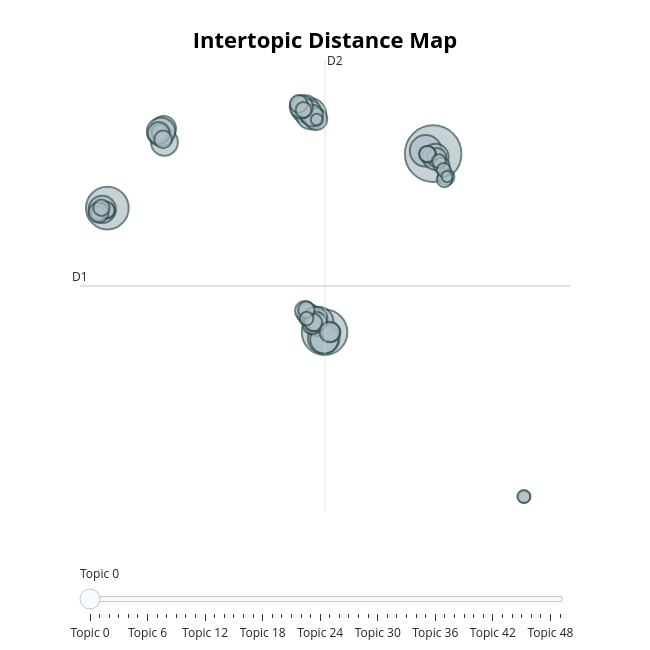

This figure's notebook cell:
### Code cell
fig2 = option2_topic_model_fast.visualize_topics()
fig2.show()

### Figure 1 — Plotly figure (JSON) as saved in the notebook; plotly's stock layout.template omitted (floating-point values rounded to 4 significant figures; data arrays with more than 128 entries replaced by an {"elided": "..."} marker saying what was removed)
{"data": [{"customdata": {"elided": "50x3 mixed values"}, "hovertemplate": "<b>Topic %{customdata[0]}</b><br>%{customdata[1]}<br>Size: %{customdata[2]}", "legendgroup": "", "marker": {"color": "#B0BEC5", "line": {"color": "DarkSlateGrey", "width": 2}, "size": [297, 169, 192, 93, 92, 82, 73, 70, 67, 87, 63, 57, 75, 69, 52, 46, 44, 46, 36, 34, 37, 50, 32, 55, 35, 29, 26, 29, 25, 39, 25, 25, 22, 24, 23, 19, 45, 25, 18, 26, 18, 18, 37, 29, 25, 13, 16, 12, 13, 17], "sizemode": "area", "sizeref": 0.1856, "symbol": "circle"}, "mode": "markers", "name": "", "orientation": "v", "showlegend": false, "type": "scatter", "x": [19.76, -10.25, 9.758, 19.07, 9.68, 9.198, 9.727, 7.965, -4.99, 8.504, 19.97, -5.069, -5.303, -10.72, 8.384, 8.974, 8.611, 8.304, 8.635, 20.09, 7.958, 7.612, 10.37, 8.896, 9.035, 8.715, 19.25, 7.373, -5.412, 10.24, 20.96, 19.22, 20.8, 20.53, 7.816, -10.19, -5.508, 8.079, 20.28, -10.35, -11.1, 20.73, -11.06, -5.114, -10.79, 28.14, 28.11, 21.04, 9.033, 8.103], "xaxis": "x", "y": [16.31, 12.65, 4.295, 16.5, 3.904, 5.015, 3.817, 19.31, 17.07, 18.98, 16.09, 18.01, 17.77, 12.56, 19.11, 18.63, 18.86, 5.473, 4.841, 16.04, 5.736, 19.46, 4.294, 5.19, 5.002, 4.957, 16.25, 19.65, 17.73, 4.312, 14.75, 16.29, 14.57, 15.51, 19.25, 12.44, 17.69, 5.811, 15.8, 12.52, 12.29, 15.21, 12.35, 17.26, 12.67, -6.768, -6.741, 14.77, 18.59, 5.217], "yaxis": "y"}], "layout": {"annotations": [{"showarrow": false, "text": "D1", "x": -12.77, "y": 7.409, "yshift": 10}, {"showarrow": false, "text": "D2", "x": 9.796, "xshift": 10, "y": 22.6}], "height": 650, "hoverlabel": {"bgcolor": "white", "font": {"family": "Rockwell", "size": 16}}, "legend": {"itemsizing": "constant", "tracegroupgap": 0}, "margin": {"t": 60}, "shapes": [{"line": {"color": "#CFD8DC", "width": 2}, "type": "line", "x0": 9.796, "x1": 9.796, "y0": -7.784, "y1": 22.6}, {"line": {"color": "#9E9E9E", "width": 2}, "type": "line", "x0": -12.77, "x1": 32.36, "y0": 7.409, "y1": 7.409}], "sliders": [{"active": 0, "pad": {"t": 50}, "steps": [{"args": [{"marker.color": [["red", "#B0BEC5", "#B0BEC5", "#B0BEC5", "#B0BEC5", "#B0BEC5", "#B0BEC5", "#B0BEC5", "#B0BEC5", "#B0BEC5", "#B0BEC5", "#B0BEC5", "#B0BEC5", "#B0BEC5", "#B0BEC5", "#B0BEC5", "#B0BEC5", "#B0BEC5", "#B0BEC5", "#B0BEC5", "#B0BEC5", "#B0BEC5", "#B0BEC5", "#B0BEC5", "#B0BEC5", "#B0BEC5", "#B0BEC5", "#B0BEC5", "#B0BEC5", "#B0BEC5", "#B0BEC5", "#B0BEC5", "#B0BEC5", "#B0BEC5", "#B0BEC5", "#B0BEC5", "#B0BEC5", "#B0BEC5", "#B0BEC5", "#B0BEC5", "#B0BEC5", "#B0BEC5", "#B0BEC5", "#B0BEC5", "#B0BEC5", "#B0BEC5", "#B0BEC5", "#B0BEC5", "#B0BEC5", "#B0BEC5"]]}], "label": "Topic 0", "method": "update"}, {"args": [{"marker.color": [["#B0BEC5", "red", "#B0BEC5", "#B0BEC5", "#B0BEC5", "#B0BEC5", "#B0BEC5", "#B0BEC5", "#B0BEC5", "#B0BEC5", "#B0BEC5", "#B0BEC5", "#B0BEC5", "#B0BEC5", "#B0BEC5", "#B0BEC5", "#B0BEC5", "#B0BEC5", "#B0BEC5", "#B0BEC5", "#B0BEC5", "#B0BEC5", "#B0BEC5", "#B0BEC5", "#B0BEC5", "#B0BEC5", "#B0BEC5", "#B0BEC5", "#B0BEC5", "#B0BEC5", "#B0BEC5", "#B0BEC5", "#B0BEC5", "#B0BEC5", "#B0BEC5", "#B0BEC5", "#B0BEC5", "#B0BEC5", "#B0BEC5", "#B0BEC5", "#B0BEC5", "#B0BEC5", "#B0BEC5", "#B0BEC5", "#B0BEC5", "#B0BEC5", "#B0BEC5", "#B0BEC5", "#B0BEC5", "#B0BEC5"]]}], "label": "Topic 1", "method": "update"}, {"args": [{"marker.color": [["#B0BEC5", "#B0BEC5", "red", "#B0BEC5", "#B0BEC5", "#B0BEC5", "#B0BEC5", "#B0BEC5", "#B0BEC5", "#B0BEC5", "#B0BEC5", "#B0BEC5", "#B0BEC5", "#B0BEC5", "#B0BEC5", "#B0BEC5", "#B0BEC5", "#B0BEC5", "#B0BEC5", "#B0BEC5", "#B0BEC5", "#B0BEC5", "#B0BEC5", "#B0BEC5", "#B0BEC5", "#B0BEC5", "#B0BEC5", "#B0BEC5", "#B0BEC5", "#B0BEC5", "#B0BEC5", "#B0BEC5", "#B0BEC5", "#B0BEC5", "#B0BEC5", "#B0BEC5", "#B0BEC5", "#B0BEC5", "#B0BEC5", "#B0BEC5", "#B0BEC5", "#B0BEC5", "#B0BEC5", "#B0BEC5", "#B0BEC5", "#B0BEC5", "#B0BEC5", "#B0BEC5", "#B0BEC5", "#B0BEC5"]]}], "label": "Topic 2", "method": "update"}, {"args": [{"marker.color": [["#B0BEC5", "#B0BEC5", "#B0BEC5", "red", "#B0BEC5", "#B0BEC5", "#B0BEC5", "#B0BEC5", "#B0BEC5", "#B0BEC5", "#B0BEC5", "#B0BEC5", "#B0BEC5", "#B0BEC5", "#B0BEC5", "#B0BEC5", "#B0BEC5", "#B0BEC5", "#B0BEC5", "#B0BEC5", "#B0BEC5", "#B0BEC5", "#B0BEC5", "#B0BEC5", "#B0BEC5", "#B0BEC5", "#B0BEC5", "#B0BEC5", "#B0BEC5", "#B0BEC5", "#B0BEC5", "#B0BEC5", "#B0BEC5", "#B0BEC5", "#B0BEC5", "#B0BEC5", "#B0BEC5", "#B0BEC5", "#B0BEC5", "#B0BEC5", "#B0BEC5", "#B0BEC5", "#B0BEC5", "#B0BEC5", "#B0BEC5", "#B0BEC5", "#B0BEC5", "#B0BEC5", "#B0BEC5", "#B0BEC5"]]}], "label": "Topic 3", "method": "update"}, {"args": [{"marker.color": [["#B0BEC5", "#B0BEC5", "#B0BEC5", "#B0BEC5", "red", "#B0BEC5", "#B0BEC5", "#B0BEC5", "#B0BEC5", "#B0BEC5", "#B0BEC5", "#B0BEC5", "#B0BEC5", "#B0BEC5", "#B0BEC5", "#B0BEC5", "#B0BEC5", "#B0BEC5", "#B0BEC5", "#B0BEC5", "#B0BEC5", "#B0BEC5", "#B0BEC5", "#B0BEC5", "#B0BEC5", "#B0BEC5", "#B0BEC5", "#B0BEC5", "#B0BEC5", "#B0BEC5", "#B0BEC5", "#B0BEC5", "#B0BEC5", "#B0BEC5", "#B0BEC5", "#B0BEC5", "#B0BEC5", "#B0BEC5", "#B0BEC5", "#B0BEC5", "#B0BEC5", "#B0BEC5", "#B0BEC5", "#B0BEC5", "#B0BEC5", "#B0BEC5", "#B0BEC5", "#B0BEC5", "#B0BEC5", "#B0BEC5"]]}], "label": "Topic 4", "method": "update"}, {"args": [{"marker.color": [["#B0BEC5", "#B0BEC5", "#B0BEC5", "#B0BEC5", "#B0BEC5", "red", "#B0BEC5", "#B0BEC5", "#B0BEC5", "#B0BEC5", "#B0BEC5", "#B0BEC5", "#B0BEC5", "#B0BEC5", "#B0BEC5", "#B0BEC5", "#B0BEC5", "#B0BEC5", "#B0BEC5", "#B0BEC5", "#B0BEC5", "#B0BEC5", "#B0BEC5", "#B0BEC5", "#B0BEC5", "#B0BEC5", "#B0BEC5", "#B0BEC5", "#B0BEC5", "#B0BEC5", "#B0BEC5", "#B0BEC5", "#B0BEC5", "#B0BEC5", "#B0BEC5", "#B0BEC5", "#B0BEC5", "#B0BEC5", "#B0BEC5", "#B0BEC5", "#B0BEC5", "#B0BEC5", "#B0BEC5", "#B0BEC5", "#B0BEC5", "#B0BEC5", "#B0BEC5", "#B0BEC5", "#B0BEC5", "#B0BEC5"]]}], "label": "Topic 5", "method": "update"}, {"args": [{"marker.color": [["#B0BEC5", "#B0BEC5", "#B0BEC5", "#B0BEC5", "#B0BEC5", "#B0BEC5", "red", "#B0BEC5", "#B0BEC5", "#B0BEC5", "#B0BEC5", "#B0BEC5", "#B0BEC5", "#B0BEC5", "#B0BEC5", "#B0BEC5", "#B0BEC5", "#B0BEC5", "#B0BEC5", "#B0BEC5", "#B0BEC5", "#B0BEC5", "#B0BEC5", "#B0BEC5", "#B0BEC5", "#B0BEC5", "#B0BEC5", "#B0BEC5", "#B0BEC5", "#B0BEC5", "#B0BEC5", "#B0BEC5", "#B0BEC5", "#B0BEC5", "#B0BEC5", "#B0BEC5", "#B0BEC5", "#B0BEC5", "#B0BEC5", "#B0BEC5", "#B0BEC5", "#B0BEC5", "#B0BEC5", "#B0BEC5", "#B0BEC5", "#B0BEC5", "#B0BEC5", "#B0BEC5", "#B0BEC5", "#B0BEC5"]]}], "label": "Topic 6", "method": "update"}, {"args": [{"marker.color": [["#B0BEC5", "#B0BEC5", "#B0BEC5", "#B0BEC5", "#B0BEC5", "#B0BEC5", "#B0BEC5", "red", "#B0BEC5", "#B0BEC5", "#B0BEC5", "#B0BEC5", "#B0BEC5", "#B0BEC5", "#B0BEC5", "#B0BEC5", "#B0BEC5", "#B0BEC5", "#B0BEC5", "#B0BEC5", "#B0BEC5", "#B0BEC5", "#B0BEC5", "#B0BEC5", "#B0BEC5", "#B0BEC5", "#B0BEC5", "#B0BEC5", "#B0BEC5", "#B0BEC5", "#B0BEC5", "#B0BEC5", "#B0BEC5", "#B0BEC5", "#B0BEC5", "#B0BEC5", "#B0BEC5", "#B0BEC5", "#B0BEC5", "#B0BEC5", "#B0BEC5", "#B0BEC5", "#B0BEC5", "#B0BEC5", "#B0BEC5", "#B0BEC5", "#B0BEC5", "#B0BEC5", "#B0BEC5", "#B0BEC5"]]}], "label": "Topic 7", "method": "update"}, {"args": [{"marker.color": [["#B0BEC5", "#B0BEC5", "#B0BEC5", "#B0BEC5", "#B0BEC5", "#B0BEC5", "#B0BEC5", "#B0BEC5", "red", "#B0BEC5", "#B0BEC5", "#B0BEC5", "#B0BEC5", "#B0BEC5", "#B0BEC5", "#B0BEC5", "#B0BEC5", "#B0BEC5", "#B0BEC5", "#B0BEC5", "#B0BEC5", "#B0BEC5", "#B0BEC5", "#B0BEC5", "#B0BEC5", "#B0BEC5", "#B0BEC5", "#B0BEC5", "#B0BEC5", "#B0BEC5", "#B0BEC5", "#B0BEC5", "#B0BEC5", "#B0BEC5", "#B0BEC5", "#B0BEC5", "#B0BEC5", "#B0BEC5", "#B0BEC5", "#B0BEC5", "#B0BEC5", "#B0BEC5", "#B0BEC5", "#B0BEC5", "#B0BEC5", "#B0BEC5", "#B0BEC5", "#B0BEC5", "#B0BEC5", "#B0BEC5"]]}], "label": "Topic 8", "method": "update"}, {"args": [{"marker.color": [["#B0BEC5", "#B0BEC5", "#B0BEC5", "#B0BEC5", "#B0BEC5", "#B0BEC5", "#B0BEC5", "#B0BEC5", "#B0BEC5", "red", "#B0BEC5", "#B0BEC5", "#B0BEC5", "#B0BEC5", "#B0BEC5", "#B0BEC5", "#B0BEC5", "#B0BEC5", "#B0BEC5", "#B0BEC5", "#B0BEC5", "#B0BEC5", "#B0BEC5", "#B0BEC5", "#B0BEC5", "#B0BEC5", "#B0BEC5", "#B0BEC5", "#B0BEC5", "#B0BEC5", "#B0BEC5", "#B0BEC5", "#B0BEC5", "#B0BEC5", "#B0BEC5", "#B0BEC5", "#B0BEC5", "#B0BEC5", "#B0BEC5", "#B0BEC5", "#B0BEC5", "#B0BEC5", "#B0BEC5", "#B0BEC5", "#B0BEC5", "#B0BEC5", "#B0BEC5", "#B0BEC5", "#B0BEC5", "#B0BEC5"]]}], "label": "Topic 9", "method": "update"}, {"args": [{"marker.color": [["#B0BEC5", "#B0BEC5", "#B0BEC5", "#B0BEC5", "#B0BEC5", "#B0BEC5", "#B0BEC5", "#B0BEC5", "#B0BEC5", "#B0BEC5", "red", "#B0BEC5", "#B0BEC5", "#B0BEC5", "#B0BEC5", "#B0BEC5", "#B0BEC5", "#B0BEC5", "#B0BEC5", "#B0BEC5", "#B0BEC5", "#B0BEC5", "#B0BEC5", "#B0BEC5", "#B0BEC5", "#B0BEC5", "#B0BEC5", "#B0BEC5", "#B0BEC5", "#B0BEC5", "#B0BEC5", "#B0BEC5", "#B0BEC5", "#B0BEC5", "#B0BEC5", "#B0BEC5", "#B0BEC5", "#B0BEC5", "#B0BEC5", "#B0BEC5", "#B0BEC5", "#B0BEC5", "#B0BEC5", "#B0BEC5", "#B0BEC5", "#B0BEC5", "#B0BEC5", "#B0BEC5", "#B0BEC5", "#B0BEC5"]]}], "label": "Topic 10", "method": "update"}, {"args": [{"marker.color": [["#B0BEC5", "#B0BEC5", "#B0BEC5", "#B0BEC5", "#B0BEC5", "#B0BEC5", "#B0BEC5", "#B0BEC5", "#B0BEC5", "#B0BEC5", "#B0BEC5", "red", "#B0BEC5", "#B0BEC5", "#B0BEC5", "#B0BEC5", "#B0BEC5", "#B0BEC5", "#B0BEC5", "#B0BEC5", "#B0BEC5", "#B0BEC5", "#B0BEC5", "#B0BEC5", "#B0BEC5", "#B0BEC5", "#B0BEC5", "#B0BEC5", "#B0BEC5", "#B0BEC5", "#B0BEC5", "#B0BEC5", "#B0BEC5", "#B0BEC5", "#B0BEC5", "#B0BEC5", "#B0BEC5", "#B0BEC5", "#B0BEC5", "#B0BEC5", "#B0BEC5", "#B0BEC5", "#B0BEC5", "#B0BEC5", "#B0BEC5", "#B0BEC5", "#B0BEC5", "#B0BEC5", "#B0BEC5", "#B0BEC5"]]}], "label": "Topic 11", "method": "update"}, {"args": [{"marker.color": [["#B0BEC5", "#B0BEC5", "#B0BEC5", "#B0BEC5", "#B0BEC5", "#B0BEC5", "#B0BEC5", "#B0BEC5", "#B0BEC5", "#B0BEC5", "#B0BEC5", "#B0BEC5", "red", "#B0BEC5", "#B0BEC5", "#B0BEC5", "#B0BEC5", "#B0BEC5", "#B0BEC5", "#B0BEC5", "#B0BEC5", "#B0BEC5", "#B0BEC5", "#B0BEC5", "#B0BEC5", "#B0BEC5", "#B0BEC5", "#B0BEC5", "#B0BEC5", "#B0BEC5", "#B0BEC5", "#B0BEC5", "#B0BEC5", "#B0BEC5", "#B0BEC5", "#B0BEC5", "#B0BEC5", "#B0BEC5", "#B0BEC5", "#B0BEC5", "#B0BEC5", "#B0BEC5", "#B0BEC5", "#B0BEC5", "#B0BEC5", "#B0BEC5", "#B0BEC5", "#B0BEC5", "#B0BEC5", "#B0BEC5"]]}], "label": "Topic 12", "method": "update"}, {"args": [{"marker.color": [["#B0BEC5", "#B0BEC5", "#B0BEC5", "#B0BEC5", "#B0BEC5", "#B0BEC5", "#B0BEC5", "#B0BEC5", "#B0BEC5", "#B0BEC5", "#B0BEC5", "#B0BEC5", "#B0BEC5", "red", "#B0BEC5", "#B0BEC5", "#B0BEC5", "#B0BEC5", "#B0BEC5", "#B0BEC5", "#B0BEC5", "#B0BEC5", "#B0BEC5", "#B0BEC5", "#B0BEC5", "#B0BEC5", "#B0BEC5", "#B0BEC5", "#B0BEC5", "#B0BEC5", "#B0BEC5", "#B0BEC5", "#B0BEC5", "#B0BEC5", "#B0BEC5", "#B0BEC5", "#B0BEC5", "#B0BEC5", "#B0BEC5", "#B0BEC5", "#B0BEC5", "#B0BEC5", "#B0BEC5", "#B0BEC5", "#B0BEC5", "#B0BEC5", "#B0BEC5", "#B0BEC5", "#B0BEC5", "#B0BEC5"]]}], "label": "Topic 13", "method": "update"}, {"args": [{"marker.color": [["#B0BEC5", "#B0BEC5", "#B0BEC5", "#B0BEC5", "#B0BEC5", "#B0BEC5", "#B0BEC5", "#B0BEC5", "#B0BEC5", "#B0BEC5", "#B0BEC5", "#B0BEC5", "#B0BEC5", "#B0BEC5", "red", "#B0BEC5", "#B0BEC5", "#B0BEC5", "#B0BEC5", "#B0BEC5", "#B0BEC5", "#B0BEC5", "#B0BEC5", "#B0BEC5", "#B0BEC5", "#B0BEC5", "#B0BEC5", "#B0BEC5", "#B0BEC5", "#B0BEC5", "#B0BEC5", "#B0BEC5", "#B0BEC5", "#B0BEC5", "#B0BEC5", "#B0BEC5", "#B0BEC5", "#B0BEC5", "#B0BEC5", "#B0BEC5", "#B0BEC5", "#B0BEC5", "#B0BEC5", "#B0BEC5", "#B0BEC5", "#B0BEC5", "#B0BEC5", "#B0BEC5", "#B0BEC5", "#B0BEC5"]]}], "label": "Topic 14", "method": "update"}, {"args": [{"marker.color": [["#B0BEC5", "#B0BEC5", "#B0BEC5", "#B0BEC5", "#B0BEC5", "#B0BEC5", "#B0BEC5", "#B0BEC5", "#B0BEC5", "#B0BEC5", "#B0BEC5", "#B0BEC5", "#B0BEC5", "#B0BEC5", "#B0BEC5", "red", "#B0BEC5", "#B0BEC5", "#B0BEC5", "#B0BEC5", "#B0BEC5", "#B0BEC5", "#B0BEC5", "#B0BEC5", "#B0BEC5", "#B0BEC5", "#B0BEC5", "#B0BEC5", "#B0BEC5", "#B0BEC5", "#B0BEC5", "#B0BEC5", "#B0BEC5", "#B0BEC5", "#B0BEC5", "#B0BEC5", "#B0BEC5", "#B0BEC5", "#B0BEC5", "#B0BEC5", "#B0BEC5", "#B0BEC5", "#B0BEC5", "#B0BEC5", "#B0BEC5", "#B0BEC5", "#B0BEC5", "#B0BEC5", "#B0BEC5", "#B0BEC5"]]}], "label": "Topic 15", "method": "update"}, {"args": [{"marker.color": [["#B0BEC5", "#B0BEC5", "#B0BEC5", "#B0BEC5", "#B0BEC5", "#B0BEC5", "#B0BEC5", "#B0BEC5", "#B0BEC5", "#B0BEC5", "#B0BEC5", "#B0BEC5", "#B0BEC5", "#B0BEC5", "#B0BEC5", "#B0BEC5", "red", "#B0BEC5", "#B0BEC5", "#B0BEC5", "#B0BEC5", "#B0BEC5", "#B0BEC5", "#B0BEC5", "#B0BEC5", "#B0BEC5", "#B0BEC5", "#B0BEC5", "#B0BEC5", "#B0BEC5", "#B0BEC5", "#B0BEC5", "#B0BEC5", "#B0BEC5", "#B0BEC5", "#B0BEC5", "#B0BEC5", "#B0BEC5", "#B0BEC5", "#B0BEC5", "#B0BEC5", "#B0BEC5", "#B0BEC5", "#B0BEC5", "#B0BEC5", "#B0BEC5", "#B0BEC5", "#B0BEC5", "#B0BEC5", "#B0BEC5"]]}], "label": "Topic 16", "method": "update"}, {"args": [{"marker.color": [["#B0BEC5", "#B0BEC5", "#B0BEC5", "#B0BEC5", "#B0BEC5", "#B0BEC5", "#B0BEC5", "#B0BEC5", "#B0BEC5", "#B0BEC5", "#B0BEC5", "#B0BEC5", "#B0BEC5", "#B0BEC5", "#B0BEC5", "#B0BEC5", "#B0BEC5", "red", "#B0BEC5", "#B0BEC5", "#B0BEC5", "#B0BEC5", "#B0BEC5", "#B0BEC5", "#B0BEC5", "#B0BEC5", "#B0BEC5", "#B0BEC5", "#B0BEC5", "#B0BEC5", "#B0BEC5", "#B0BEC5", "#B0BEC5", "#B0BEC5", "#B0BEC5", "#B0BEC5", "#B0BEC5", "#B0BEC5", "#B0BEC5", "#B0BEC5", "#B0BEC5", "#B0BEC5", "#B0BEC5", "#B0BEC5", "#B0BEC5", "#B0BEC5", "#B0BEC5", "#B0BEC5", "#B0BEC5", "#B0BEC5"]]}], "label": "Topic 17", "method": "update"}, {"args": [{"marker.color": [["#B0BEC5", "#B0BEC5", "#B0BEC5", "#B0BEC5", "#B0BEC5", "#B0BEC5", "#B0BEC5", "#B0BEC5", "#B0BEC5", "#B0BEC5", "#B0BEC5", "#B0BEC5", "#B0BEC5", "#B0BEC5", "#B0BEC5", "#B0BEC5", "#B0BEC5", "#B0BEC5", "red", "#B0BEC5", "#B0BEC5", "#B0BEC5", "#B0BEC5", "#B0BEC5", "#B0BEC5", "#B0BEC5", "#B0BEC5", "#B0BEC5", "#B0BEC5", "#B0BEC5", "#B0BEC5", "#B0BEC5", "#B0BEC5", "#B0BEC5", "#B0BEC5", "#B0BEC5", "#B0BEC5", "#B0BEC5", "#B0BEC5", "#B0BEC5", "#B0BEC5", "#B0BEC5", "#B0BEC5", "#B0BEC5", "#B0BEC5", "#B0BEC5", "#B0BEC5", "#B0BEC5", "#B0BEC5", "#B0BEC5"]]}], "label": "Topic 18", "method": "update"}, {"args": [{"marker.color": [["#B0BEC5", "#B0BEC5", "#B0BEC5", "#B0BEC5", "#B0BEC5", "#B0BEC5", "#B0BEC5", "#B0BEC5", "#B0BEC5", "#B0BEC5", "#B0BEC5", "#B0BEC5", "#B0BEC5", "#B0BEC5", "#B0BEC5", "#B0BEC5", "#B0BEC5", "#B0BEC5", "#B0BEC5", "red", "#B0BEC5", "#B0BEC5", "#B0BEC5", "#B0BEC5", "#B0BEC5", "#B0BEC5", "#B0BEC5", "#B0BEC5", "#B0BEC5", "#B0BEC5", "#B0BEC5", "#B0BEC5", "#B0BEC5", "#B0BEC5", "#B0BEC5", "#B0BEC5", "#B0BEC5", "#B0BEC5", "#B0BEC5", "#B0BEC5", "#B0BEC5", "#B0BEC5", "#B0BEC5", "#B0BEC5", "#B0BEC5", "#B0BEC5", "#B0BEC5", "#B0BEC5", "#B0BEC5", "#B0BEC5"]]}], "label": "Topic 19", "method": "update"}, {"args": [{"marker.color": [["#B0BEC5", "#B0BEC5", "#B0BEC5", "#B0BEC5", "#B0BEC5", "#B0BEC5", "#B0BEC5", "#B0BEC5", "#B0BEC5", "#B0BEC5", "#B0BEC5", "#B0BEC5", "#B0BEC5", "#B0BEC5", "#B0BEC5", "#B0BEC5", "#B0BEC5", "#B0BEC5", "#B0BEC5", "#B0BEC5", "red", "#B0BEC5", "#B0BEC5", "#B0BEC5", "#B0BEC5", "#B0BEC5", "#B0BEC5", "#B0BEC5", "#B0BEC5", "#B0BEC5", "#B0BEC5", "#B0BEC5", "#B0BEC5", "#B0BEC5", "#B0BEC5", "#B0BEC5", "#B0BEC5", "#B0BEC5", "#B0BEC5", "#B0BEC5", "#B0BEC5", "#B0BEC5", "#B0BEC5", "#B0BEC5", "#B0BEC5", "#B0BEC5", "#B0BEC5", "#B0BEC5", "#B0BEC5", "#B0BEC5"]]}], "label": "Topic 20", "method": "update"}, {"args": [{"marker.color": [["#B0BEC5", "#B0BEC5", "#B0BEC5", "#B0BEC5", "#B0BEC5", "#B0BEC5", "#B0BEC5", "#B0BEC5", "#B0BEC5", "#B0BEC5", "#B0BEC5", "#B0BEC5", "#B0BEC5", "#B0BEC5", "#B0BEC5", "#B0BEC5", "#B0BEC5", "#B0BEC5", "#B0BEC5", "#B0BEC5", "#B0BEC5", "red", "#B0BEC5", "#B0BEC5", "#B0BEC5", "#B0BEC5", "#B0BEC5", "#B0BEC5", "#B0BEC5", "#B0BEC5", "#B0BEC5", "#B0BEC5", "#B0BEC5", "#B0BEC5", "#B0BEC5", "#B0BEC5", "#B0BEC5", "#B0BEC5", "#B0BEC5", "#B0BEC5", "#B0BEC5", "#B0BEC5", "#B0BEC5", "#B0BEC5", "#B0BEC5", "#B0BEC5", "#B0BEC5", "#B0BEC5", "#B0BEC5", "#B0BEC5"]]}], "label": "Topic 21", "method": "update"}, {"args": [{"marker.color": [["#B0BEC5", "#B0BEC5", "#B0BEC5", "#B0BEC5", "#B0BEC5", "#B0BEC5", "#B0BEC5", "#B0BEC5", "#B0BEC5", "#B0BEC5", "#B0BEC5", "#B0BEC5", "#B0BEC5", "#B0BEC5", "#B0BEC5", "#B0BEC5", "#B0BEC5", "#B0BEC5", "#B0BEC5", "#B0BEC5", "#B0BEC5", "#B0BEC5", "red", "#B0BEC5", "#B0BEC5", "#B0BEC5", "#B0BEC5", "#B0BEC5", "#B0BEC5", "#B0BEC5", "#B0BEC5", "#B0BEC5", "#B0BEC5", "#B0BEC5", "#B0BEC5", "#B0BEC5", "#B0BEC5", "#B0BEC5", "#B0BEC5", "#B0BEC5", "#B0BEC5", "#B0BEC5", "#B0BEC5", "#B0BEC5", "#B0BEC5", "#B0BEC5", "#B0BEC5", "#B0BEC5", "#B0BEC5", "#B0BEC5"]]}], "label": "Topic 22", "method": "update"}, {"args": [{"marker.color": [["#B0BEC5", "#B0BEC5", "#B0BEC5", "#B0BEC5", "#B0BEC5", "#B0BEC5", "#B0BEC5", "#B0BEC5", "#B0BEC5", "#B0BEC5", "#B0BEC5", "#B0BEC5", "#B0BEC5", "#B0BEC5", "#B0BEC5", "#B0BEC5", "#B0BEC5", "#B0BEC5", "#B0BEC5", "#B0BEC5", "#B0BEC5", "#B0BEC5", "#B0BEC5", "red", "#B0BEC5", "#B0BEC5", "#B0BEC5", "#B0BEC5", "#B0BEC5", "#B0BEC5", "#B0BEC5", "#B0BEC5", "#B0BEC5", "#B0BEC5", "#B0BEC5", "#B0BEC5", "#B0BEC5", "#B0BEC5", "#B0BEC5", "#B0BEC5", "#B0BEC5", "#B0BEC5", "#B0BEC5", "#B0BEC5", "#B0BEC5", "#B0BEC5", "#B0BEC5", "#B0BEC5", "#B0BEC5", "#B0BEC5"]]}], "label": "Topic 23", "method": "update"}, {"args": [{"marker.color": [["#B0BEC5", "#B0BEC5", "#B0BEC5", "#B0BEC5", "#B0BEC5", "#B0BEC5", "#B0BEC5", "#B0BEC5", "#B0BEC5", "#B0BEC5", "#B0BEC5", "#B0BEC5", "#B0BEC5", "#B0BEC5", "#B0BEC5", "#B0BEC5", "#B0BEC5", "#B0BEC5", "#B0BEC5", "#B0BEC5", "#B0BEC5", "#B0BEC5", "#B0BEC5", "#B0BEC5", "red", "#B0BEC5", "#B0BEC5", "#B0BEC5", "#B0BEC5", "#B0BEC5", "#B0BEC5", "#B0BEC5", "#B0BEC5", "#B0BEC5", "#B0BEC5", "#B0BEC5", "#B0BEC5", "#B0BEC5", "#B0BEC5", "#B0BEC5", "#B0BEC5", "#B0BEC5", "#B0BEC5", "#B0BEC5", "#B0BEC5", "#B0BEC5", "#B0BEC5", "#B0BEC5", "#B0BEC5", "#B0BEC5"]]}], "label": "Topic 24", "method": "update"}, {"args": [{"marker.color": [["#B0BEC5", "#B0BEC5", "#B0BEC5", "#B0BEC5", "#B0BEC5", "#B0BEC5", "#B0BEC5", "#B0BEC5", "#B0BEC5", "#B0BEC5", "#B0BEC5", "#B0BEC5", "#B0BEC5", "#B0BEC5", "#B0BEC5", "#B0BEC5", "#B0BEC5", "#B0BEC5", "#B0BEC5", "#B0BEC5", "#B0BEC5", "#B0BEC5", "#B0BEC5", "#B0BEC5", "#B0BEC5", "red", "#B0BEC5", "#B0BEC5", "#B0BEC5", "#B0BEC5", "#B0BEC5", "#B0BEC5", "#B0BEC5", "#B0BEC5", "#B0BEC5", "#B0BEC5", "#B0BEC5", "#B0BEC5", "#B0BEC5", "#B0BEC5", "#B0BEC5", "#B0BEC5", "#B0BEC5", "#B0BEC5", "#B0BEC5", "#B0BEC5", "#B0BEC5", "#B0BEC5", "#B0BEC5", "#B0BEC5"]]}], "label": "Topic 25", "method": "update"}, {"args": [{"marker.color": [["#B0BEC5", "#B0BEC5", "#B0BEC5", "#B0BEC5", "#B0BEC5", "#B0BEC5", "#B0BEC5", "#B0BEC5", "#B0BEC5", "#B0BEC5", "#B0BEC5", "#B0BEC5", "#B0BEC5", "#B0BEC5", "#B0BEC5", "#B0BEC5", "#B0BEC5", "#B0BEC5", "#B0BEC5", "#B0BEC5", "#B0BEC5", "#B0BEC5", "#B0BEC5", "#B0BEC5", "#B0BEC5", "#B0BEC5", "red", "#B0BEC5", "#B0BEC5", "#B0BEC5", "#B0BEC5", "#B0BEC5", "#B0BEC5", "#B0BEC5", "#B0BEC5", "#B0BEC5", "#B0BEC5", "#B0BEC5", "#B0BEC5", "#B0BEC5", "#B0BEC5", "#B0BEC5", "#B0BEC5", "#B0BEC5", "#B0BEC5", "#B0BEC5", "#B0BEC5", "#B0BEC5", "#B0BEC5", "#B0BEC5"]]}], "label": "Topic 26", "method": "update"}, {"args": [{"marker.color": [["#B0BEC5", "#B0BEC5", "#B0BEC5", "#B0BEC5", "#B0BEC5", "#B0BEC5", "#B0BEC5", "#B0BEC5", "#B0BEC5", "#B0BEC5", "#B0BEC5", "#B0BEC5", "#B0BEC5", "#B0BEC5", "#B0BEC5", "#B0BEC5", "#B0BEC5", "#B0BEC5", "#B0BEC5", "#B0BEC5", "#B0BEC5", "#B0BEC5", "#B0BEC5", "#B0BEC5", "#B0BEC5", "#B0BEC5", "#B0BEC5", "red", "#B0BEC5", "#B0BEC5", "#B0BEC5", "#B0BEC5", "#B0BEC5", "#B0BEC5", "#B0BEC5", "#B0BEC5", "#B0BEC5", "#B0BEC5", "#B0BEC5", "#B0BEC5", "#B0BEC5", "#B0BEC5", "#B0BEC5", "#B0BEC5", "#B0BEC5", "#B0BEC5", "#B0BEC5", "#B0BEC5", "#B0BEC5", "#B0BEC5"]]}], "label": "Topic 27", "method": "update"}, {"args": [{"marker.color": [["#B0BEC5", "#B0BEC5", "#B0BEC5", "#B0BEC5", "#B0BEC5", "#B0BEC5", "#B0BEC5", "#B0BEC5", "#B0BEC5", "#B0BEC5", "#B0BEC5", "#B0BEC5", "#B0BEC5", "#B0BEC5", "#B0BEC5", "#B0BEC5", "#B0BEC5", "#B0BEC5", "#B0BEC5", "#B0BEC5", "#B0BEC5", "#B0BEC5", "#B0BEC5", "#B0BEC5", "#B0BEC5", "#B0BEC5", "#B0BEC5", "#B0BEC5", "red", "#B0BEC5", "#B0BEC5", "#B0BEC5", "#B0BEC5", "#B0BEC5", "#B0BEC5", "#B0BEC5", "#B0BEC5", "#B0BEC5", "#B0BEC5", "#B0BEC5", "#B0BEC5", "#B0BEC5", "#B0BEC5", "#B0BEC5", "#B0BEC5", "#B0BEC5", "#B0BEC5", "#B0BEC5", "#B0BEC5", "#B0BEC5"]]}], "label": "Topic 28", "method": "update"}, {"args": [{"marker.color": [["#B0BEC5", "#B0BEC5", "#B0BEC5", "#B0BEC5", "#B0BEC5", "#B0BEC5", "#B0BEC5", "#B0BEC5", "#B0BEC5", "#B0BEC5", "#B0BEC5", "#B0BEC5", "#B0BEC5", "#B0BEC5", "#B0BEC5", "#B0BEC5", "#B0BEC5", "#B0BEC5", "#B0BEC5", "#B0BEC5", "#B0BEC5", "#B0BEC5", "#B0BEC5", "#B0BEC5", "#B0BEC5", "#B0BEC5", "#B0BEC5", "#B0BEC5", "#B0BEC5", "red", "#B0BEC5", "#B0BEC5", "#B0BEC5", "#B0BEC5", "#B0BEC5", "#B0BEC5", "#B0BEC5", "#B0BEC5", "#B0BEC5", "#B0BEC5", "#B0BEC5", "#B0BEC5", "#B0BEC5", "#B0BEC5", "#B0BEC5", "#B0BEC5", "#B0BEC5", "#B0BEC5", "#B0BEC5", "#B0BEC5"]]}], "label": "Topic 29", "method": "update"}, {"args": [{"marker.color": [["#B0BEC5", "#B0BEC5", "#B0BEC5", "#B0BEC5", "#B0BEC5", "#B0BEC5", "#B0BEC5", "#B0BEC5", "#B0BEC5", "#B0BEC5", "#B0BEC5", "#B0BEC5", "#B0BEC5", "#B0BEC5", "#B0BEC5", "#B0BEC5", "#B0BEC5", "#B0BEC5", "#B0BEC5", "#B0BEC5", "#B0BEC5", "#B0BEC5", "#B0BEC5", "#B0BEC5", "#B0BEC5", "#B0BEC5", "#B0BEC5", "#B0BEC5", "#B0BEC5", "#B0BEC5", "red", "#B0BEC5", "#B0BEC5", "#B0BEC5", "#B0BEC5", "#B0BEC5", "#B0BEC5", "#B0BEC5", "#B0BEC5", "#B0BEC5", "#B0BEC5", "#B0BEC5", "#B0BEC5", "#B0BEC5", "#B0BEC5", "#B0BEC5", "#B0BEC5", "#B0BEC5", "#B0BEC5", "#B0BEC5"]]}], "label": "Topic 30", "method": "update"}, {"args": [{"marker.color": [["#B0BEC5", "#B0BEC5", "#B0BEC5", "#B0BEC5", "#B0BEC5", "#B0BEC5", "#B0BEC5", "#B0BEC5", "#B0BEC5", "#B0BEC5", "#B0BEC5", "#B0BEC5", "#B0BEC5", "#B0BEC5", "#B0BEC5", "#B0BEC5", "#B0BEC5", "#B0BEC5", "#B0BEC5", "#B0BEC5", "#B0BEC5", "#B0BEC5", "#B0BEC5", "#B0BEC5", "#B0BEC5", "#B0BEC5", "#B0BEC5", "#B0BEC5", "#B0BEC5", "#B0BEC5", "#B0BEC5", "red", "#B0BEC5", "#B0BEC5", "#B0BEC5", "#B0BEC5", "#B0BEC5", "#B0BEC5", "#B0BEC5", "#B0BEC5", "#B0BEC5", "#B0BEC5", "#B0BEC5", "#B0BEC5", "#B0BEC5", "#B0BEC5", "#B0BEC5", "#B0BEC5", "#B0BEC5", "#B0BEC5"]]}], "label": "Topic 31", "method": "update"}, {"args": [{"marker.color": [["#B0BEC5", "#B0BEC5", "#B0BEC5", "#B0BEC5", "#B0BEC5", "#B0BEC5", "#B0BEC5", "#B0BEC5", "#B0BEC5", "#B0BEC5", "#B0BEC5", "#B0BEC5", "#B0BEC5", "#B0BEC5", "#B0BEC5", "#B0BEC5", "#B0BEC5", "#B0BEC5", "#B0BEC5", "#B0BEC5", "#B0BEC5", "#B0BEC5", "#B0BEC5", "#B0BEC5", "#B0BEC5", "#B0BEC5", "#B0BEC5", "#B0BEC5", "#B0BEC5", "#B0BEC5", "#B0BEC5", "#B0BEC5", "red", "#B0BEC5", "#B0BEC5", "#B0BEC5", "#B0BEC5", "#B0BEC5", "#B0BEC5", "#B0BEC5", "#B0BEC5", "#B0BEC5", "#B0BEC5", "#B0BEC5", "#B0BEC5", "#B0BEC5", "#B0BEC5", "#B0BEC5", "#B0BEC5", "#B0BEC5"]]}], "label": "Topic 32", "method": "update"}, {"args": [{"marker.color": [["#B0BEC5", "#B0BEC5", "#B0BEC5", "#B0BEC5", "#B0BEC5", "#B0BEC5", "#B0BEC5", "#B0BEC5", "#B0BEC5", "#B0BEC5", "#B0BEC5", "#B0BEC5", "#B0BEC5", "#B0BEC5", "#B0BEC5", "#B0BEC5", "#B0BEC5", "#B0BEC5", "#B0BEC5", "#B0BEC5", "#B0BEC5", "#B0BEC5", "#B0BEC5", "#B0BEC5", "#B0BEC5", "#B0BEC5", "#B0BEC5", "#B0BEC5", "#B0BEC5", "#B0BEC5", "#B0BEC5", "#B0BEC5", "#B0BEC5", "red", "#B0BEC5", "#B0BEC5", "#B0BEC5", "#B0BEC5", "#B0BEC5", "#B0BEC5", "#B0BEC5", "#B0BEC5", "#B0BEC5", "#B0BEC5", "#B0BEC5", "#B0BEC5", "#B0BEC5", "#B0BEC5", "#B0BEC5", "#B0BEC5"]]}], "label": "Topic 33", "method": "update"}, {"args": [{"marker.color": [["#B0BEC5", "#B0BEC5", "#B0BEC5", "#B0BEC5", "#B0BEC5", "#B0BEC5", "#B0BEC5", "#B0BEC5", "#B0BEC5", "#B0BEC5", "#B0BEC5", "#B0BEC5", "#B0BEC5", "#B0BEC5", "#B0BEC5", "#B0BEC5", "#B0BEC5", "#B0BEC5", "#B0BEC5", "#B0BEC5", "#B0BEC5", "#B0BEC5", "#B0BEC5", "#B0BEC5", "#B0BEC5", "#B0BEC5", "#B0BEC5", "#B0BEC5", "#B0BEC5", "#B0BEC5", "#B0BEC5", "#B0BEC5", "#B0BEC5", "#B0BEC5", "red", "#B0BEC5", "#B0BEC5", "#B0BEC5", "#B0BEC5", "#B0BEC5", "#B0BEC5", "#B0BEC5", "#B0BEC5", "#B0BEC5", "#B0BEC5", "#B0BEC5", "#B0BEC5", "#B0BEC5", "#B0BEC5", "#B0BEC5"]]}], "label": "Topic 34", "method": "update"}, {"args": [{"marker.color": [["#B0BEC5", "#B0BEC5", "#B0BEC5", "#B0BEC5", "#B0BEC5", "#B0BEC5", "#B0BEC5", "#B0BEC5", "#B0BEC5", "#B0BEC5", "#B0BEC5", "#B0BEC5", "#B0BEC5", "#B0BEC5", "#B0BEC5", "#B0BEC5", "#B0BEC5", "#B0BEC5", "#B0BEC5", "#B0BEC5", "#B0BEC5", "#B0BEC5", "#B0BEC5", "#B0BEC5", "#B0BEC5", "#B0BEC5", "#B0BEC5", "#B0BEC5", "#B0BEC5", "#B0BEC5", "#B0BEC5", "#B0BEC5", "#B0BEC5", "#B0BEC5", "#B0BEC5", "red", "#B0BEC5", "#B0BEC5", "#B0BEC5", "#B0BEC5", "#B0BEC5", "#B0BEC5", "#B0BEC5", "#B0BEC5", "#B0BEC5", "#B0BEC5", "#B0BEC5", "#B0BEC5", "#B0BEC5", "#B0BEC5"]]}], "label": "Topic 35", "method": "update"}, {"args": [{"marker.color": [["#B0BEC5", "#B0BEC5", "#B0BEC5", "#B0BEC5", "#B0BEC5", "#B0BEC5", "#B0BEC5", "#B0BEC5", "#B0BEC5", "#B0BEC5", "#B0BEC5", "#B0BEC5", "#B0BEC5", "#B0BEC5", "#B0BEC5", "#B0BEC5", "#B0BEC5", "#B0BEC5", "#B0BEC5", "#B0BEC5", "#B0BEC5", "#B0BEC5", "#B0BEC5", "#B0BEC5", "#B0BEC5", "#B0BEC5", "#B0BEC5", "#B0BEC5", "#B0BEC5", "#B0BEC5", "#B0BEC5", "#B0BEC5", "#B0BEC5", "#B0BEC5", "#B0BEC5", "#B0BEC5", "red", "#B0BEC5", "#B0BEC5", "#B0BEC5", "#B0BEC5", "#B0BEC5", "#B0BEC5", "#B0BEC5", "#B0BEC5", "#B0BEC5", "#B0BEC5", "#B0BEC5", "#B0BEC5", "#B0BEC5"]]}], "label": "Topic 36", "method": "update"}, {"args": [{"marker.color": [["#B0BEC5", "#B0BEC5", "#B0BEC5", "#B0BEC5", "#B0BEC5", "#B0BEC5", "#B0BEC5", "#B0BEC5", "#B0BEC5", "#B0BEC5", "#B0BEC5", "#B0BEC5", "#B0BEC5", "#B0BEC5", "#B0BEC5", "#B0BEC5", "#B0BEC5", "#B0BEC5", "#B0BEC5", "#B0BEC5", "#B0BEC5", "#B0BEC5", "#B0BEC5", "#B0BEC5", "#B0BEC5", "#B0BEC5", "#B0BEC5", "#B0BEC5", "#B0BEC5", "#B0BEC5", "#B0BEC5", "#B0BEC5", "#B0BEC5", "#B0BEC5", "#B0BEC5", "#B0BEC5", "#B0BEC5", "red", "#B0BEC5", "#B0BEC5", "#B0BEC5", "#B0BEC5", "#B0BEC5", "#B0BEC5", "#B0BEC5", "#B0BEC5", "#B0BEC5", "#B0BEC5", "#B0BEC5", "#B0BEC5"]]}], "label": "Topic 37", "method": "update"}, {"args": [{"marker.color": [["#B0BEC5", "#B0BEC5", "#B0BEC5", "#B0BEC5", "#B0BEC5", "#B0BEC5", "#B0BEC5", "#B0BEC5", "#B0BEC5", "#B0BEC5", "#B0BEC5", "#B0BEC5", "#B0BEC5", "#B0BEC5", "#B0BEC5", "#B0BEC5", "#B0BEC5", "#B0BEC5", "#B0BEC5", "#B0BEC5", "#B0BEC5", "#B0BEC5", "#B0BEC5", "#B0BEC5", "#B0BEC5", "#B0BEC5", "#B0BEC5", "#B0BEC5", "#B0BEC5", "#B0BEC5", "#B0BEC5", "#B0BEC5", "#B0BEC5", "#B0BEC5", "#B0BEC5", "#B0BEC5", "#B0BEC5", "#B0BEC5", "red", "#B0BEC5", "#B0BEC5", "#B0BEC5", "#B0BEC5", "#B0BEC5", "#B0BEC5", "#B0BEC5", "#B0BEC5", "#B0BEC5", "#B0BEC5", "#B0BEC5"]]}], "label": "Topic 38", "method": "update"}, {"args": [{"marker.color": [["#B0BEC5", "#B0BEC5", "#B0BEC5", "#B0BEC5", "#B0BEC5", "#B0BEC5", "#B0BEC5", "#B0BEC5", "#B0BEC5", "#B0BEC5", "#B0BEC5", "#B0BEC5", "#B0BEC5", "#B0BEC5", "#B0BEC5", "#B0BEC5", "#B0BEC5", "#B0BEC5", "#B0BEC5", "#B0BEC5", "#B0BEC5", "#B0BEC5", "#B0BEC5", "#B0BEC5", "#B0BEC5", "#B0BEC5", "#B0BEC5", "#B0BEC5", "#B0BEC5", "#B0BEC5", "#B0BEC5", "#B0BEC5", "#B0BEC5", "#B0BEC5", "#B0BEC5", "#B0BEC5", "#B0BEC5", "#B0BEC5", "#B0BEC5", "red", "#B0BEC5", "#B0BEC5", "#B0BEC5", "#B0BEC5", "#B0BEC5", "#B0BEC5", "#B0BEC5", "#B0BEC5", "#B0BEC5", "#B0BEC5"]]}], "label": "Topic 39", "method": "update"}, {"args": [{"marker.color": [["#B0BEC5", "#B0BEC5", "#B0BEC5", "#B0BEC5", "#B0BEC5", "#B0BEC5", "#B0BEC5", "#B0BEC5", "#B0BEC5", "#B0BEC5", "#B0BEC5", "#B0BEC5", "#B0BEC5", "#B0BEC5", "#B0BEC5", "#B0BEC5", "#B0BEC5", "#B0BEC5", "#B0BEC5", "#B0BEC5", "#B0BEC5", "#B0BEC5", "#B0BEC5", "#B0BEC5", "#B0BEC5", "#B0BEC5", "#B0BEC5", "#B0BEC5", "#B0BEC5", "#B0BEC5", "#B0BEC5", "#B0BEC5", "#B0BEC5", "#B0BEC5", "#B0BEC5", "#B0BEC5", "#B0BEC5", "#B0BEC5", "#B0BEC5", "#B0BEC5", "red", "#B0BEC5", "#B0BEC5", "#B0BEC5", "#B0BEC5", "#B0BEC5", "#B0BEC5", "#B0BEC5", "#B0BEC5", "#B0BEC5"]]}], "label": "Topic 40", "method": "update"}, {"args": [{"marker.color": [["#B0BEC5", "#B0BEC5", "#B0BEC5", "#B0BEC5", "#B0BEC5", "#B0BEC5", "#B0BEC5", "#B0BEC5", "#B0BEC5", "#B0BEC5", "#B0BEC5", "#B0BEC5", "#B0BEC5", "#B0BEC5", "#B0BEC5", "#B0BEC5", "#B0BEC5", "#B0BEC5", "#B0BEC5", "#B0BEC5", "#B0BEC5", "#B0BEC5", "#B0BEC5", "#B0BEC5", "#B0BEC5", "#B0BEC5", "#B0BEC5", "#B0BEC5", "#B0BEC5", "#B0BEC5", "#B0BEC5", "#B0BEC5", "#B0BEC5", "#B0BEC5", "#B0BEC5", "#B0BEC5", "#B0BEC5", "#B0BEC5", "#B0BEC5", "#B0BEC5", "#B0BEC5", "red", "#B0BEC5", "#B0BEC5", "#B0BEC5", "#B0BEC5", "#B0BEC5", "#B0BEC5", "#B0BEC5", "#B0BEC5"]]}], "label": "Topic 41", "method": "update"}, {"args": [{"marker.color": [["#B0BEC5", "#B0BEC5", "#B0BEC5", "#B0BEC5", "#B0BEC5", "#B0BEC5", "#B0BEC5", "#B0BEC5", "#B0BEC5", "#B0BEC5", "#B0BEC5", "#B0BEC5", "#B0BEC5", "#B0BEC5", "#B0BEC5", "#B0BEC5", "#B0BEC5", "#B0BEC5", "#B0BEC5", "#B0BEC5", "#B0BEC5", "#B0BEC5", "#B0BEC5", "#B0BEC5", "#B0BEC5", "#B0BEC5", "#B0BEC5", "#B0BEC5", "#B0BEC5", "#B0BEC5", "#B0BEC5", "#B0BEC5", "#B0BEC5", "#B0BEC5", "#B0BEC5", "#B0BEC5", "#B0BEC5", "#B0BEC5", "#B0BEC5", "#B0BEC5", "#B0BEC5", "#B0BEC5", "red", "#B0BEC5", "#B0BEC5", "#B0BEC5", "#B0BEC5", "#B0BEC5", "#B0BEC5", "#B0BEC5"]]}], "label": "Topic 42", "method": "update"}, {"args": [{"marker.color": [["#B0BEC5", "#B0BEC5", "#B0BEC5", "#B0BEC5", "#B0BEC5", "#B0BEC5", "#B0BEC5", "#B0BEC5", "#B0BEC5", "#B0BEC5", "#B0BEC5", "#B0BEC5", "#B0BEC5", "#B0BEC5", "#B0BEC5", "#B0BEC5", "#B0BEC5", "#B0BEC5", "#B0BEC5", "#B0BEC5", "#B0BEC5", "#B0BEC5", "#B0BEC5", "#B0BEC5", "#B0BEC5", "#B0BEC5", "#B0BEC5", "#B0BEC5", "#B0BEC5", "#B0BEC5", "#B0BEC5", "#B0BEC5", "#B0BEC5", "#B0BEC5", "#B0BEC5", "#B0BEC5", "#B0BEC5", "#B0BEC5", "#B0BEC5", "#B0BEC5", "#B0BEC5", "#B0BEC5", "#B0BEC5", "red", "#B0BEC5", "#B0BEC5", "#B0BEC5", "#B0BEC5", "#B0BEC5", "#B0BEC5"]]}], "label": "Topic 43", "method": "update"}, {"args": [{"marker.color": [["#B0BEC5", "#B0BEC5", "#B0BEC5", "#B0BEC5", "#B0BEC5", "#B0BEC5", "#B0BEC5", "#B0BEC5", "#B0BEC5", "#B0BEC5", "#B0BEC5", "#B0BEC5", "#B0BEC5", "#B0BEC5", "#B0BEC5", "#B0BEC5", "#B0BEC5", "#B0BEC5", "#B0BEC5", "#B0BEC5", "#B0BEC5", "#B0BEC5", "#B0BEC5", "#B0BEC5", "#B0BEC5", "#B0BEC5", "#B0BEC5", "#B0BEC5", "#B0BEC5", "#B0BEC5", "#B0BEC5", "#B0BEC5", "#B0BEC5", "#B0BEC5", "#B0BEC5", "#B0BEC5", "#B0BEC5", "#B0BEC5", "#B0BEC5", "#B0BEC5", "#B0BEC5", "#B0BEC5", "#B0BEC5", "#B0BEC5", "red", "#B0BEC5", "#B0BEC5", "#B0BEC5", "#B0BEC5", "#B0BEC5"]]}], "label": "Topic 44", "method": "update"}, {"args": [{"marker.color": [["#B0BEC5", "#B0BEC5", "#B0BEC5", "#B0BEC5", "#B0BEC5", "#B0BEC5", "#B0BEC5", "#B0BEC5", "#B0BEC5", "#B0BEC5", "#B0BEC5", "#B0BEC5", "#B0BEC5", "#B0BEC5", "#B0BEC5", "#B0BEC5", "#B0BEC5", "#B0BEC5", "#B0BEC5", "#B0BEC5", "#B0BEC5", "#B0BEC5", "#B0BEC5", "#B0BEC5", "#B0BEC5", "#B0BEC5", "#B0BEC5", "#B0BEC5", "#B0BEC5", "#B0BEC5", "#B0BEC5", "#B0BEC5", "#B0BEC5", "#B0BEC5", "#B0BEC5", "#B0BEC5", "#B0BEC5", "#B0BEC5", "#B0BEC5", "#B0BEC5", "#B0BEC5", "#B0BEC5", "#B0BEC5", "#B0BEC5", "#B0BEC5", "red", "#B0BEC5", "#B0BEC5", "#B0BEC5", "#B0BEC5"]]}], "label": "Topic 45", "method": "update"}, {"args": [{"marker.color": [["#B0BEC5", "#B0BEC5", "#B0BEC5", "#B0BEC5", "#B0BEC5", "#B0BEC5", "#B0BEC5", "#B0BEC5", "#B0BEC5", "#B0BEC5", "#B0BEC5", "#B0BEC5", "#B0BEC5", "#B0BEC5", "#B0BEC5", "#B0BEC5", "#B0BEC5", "#B0BEC5", "#B0BEC5", "#B0BEC5", "#B0BEC5", "#B0BEC5", "#B0BEC5", "#B0BEC5", "#B0BEC5", "#B0BEC5", "#B0BEC5", "#B0BEC5", "#B0BEC5", "#B0BEC5", "#B0BEC5", "#B0BEC5", "#B0BEC5", "#B0BEC5", "#B0BEC5", "#B0BEC5", "#B0BEC5", "#B0BEC5", "#B0BEC5", "#B0BEC5", "#B0BEC5", "#B0BEC5", "#B0BEC5", "#B0BEC5", "#B0BEC5", "#B0BEC5", "red", "#B0BEC5", "#B0BEC5", "#B0BEC5"]]}], "label": "Topic 46", "method": "update"}, {"args": [{"marker.color": [["#B0BEC5", "#B0BEC5", "#B0BEC5", "#B0BEC5", "#B0BEC5", "#B0BEC5", "#B0BEC5", "#B0BEC5", "#B0BEC5", "#B0BEC5", "#B0BEC5", "#B0BEC5", "#B0BEC5", "#B0BEC5", "#B0BEC5", "#B0BEC5", "#B0BEC5", "#B0BEC5", "#B0BEC5", "#B0BEC5", "#B0BEC5", "#B0BEC5", "#B0BEC5", "#B0BEC5", "#B0BEC5", "#B0BEC5", "#B0BEC5", "#B0BEC5", "#B0BEC5", "#B0BEC5", "#B0BEC5", "#B0BEC5", "#B0BEC5", "#B0BEC5", "#B0BEC5", "#B0BEC5", "#B0BEC5", "#B0BEC5", "#B0BEC5", "#B0BEC5", "#B0BEC5", "#B0BEC5", "#B0BEC5", "#B0BEC5", "#B0BEC5", "#B0BEC5", "#B0BEC5", "red", "#B0BEC5", "#B0BEC5"]]}], "label": "Topic 47", "method": "update"}, {"args": [{"marker.color": [["#B0BEC5", "#B0BEC5", "#B0BEC5", "#B0BEC5", "#B0BEC5", "#B0BEC5", "#B0BEC5", "#B0BEC5", "#B0BEC5", "#B0BEC5", "#B0BEC5", "#B0BEC5", "#B0BEC5", "#B0BEC5", "#B0BEC5", "#B0BEC5", "#B0BEC5", "#B0BEC5", "#B0BEC5", "#B0BEC5", "#B0BEC5", "#B0BEC5", "#B0BEC5", "#B0BEC5", "#B0BEC5", "#B0BEC5", "#B0BEC5", "#B0BEC5", "#B0BEC5", "#B0BEC5", "#B0BEC5", "#B0BEC5", "#B0BEC5", "#B0BEC5", "#B0BEC5", "#B0BEC5", "#B0BEC5", "#B0BEC5", "#B0BEC5", "#B0BEC5", "#B0BEC5", "#B0BEC5", "#B0BEC5", "#B0BEC5", "#B0BEC5", "#B0BEC5", "#B0BEC5", "#B0BEC5", "red", "#B0BEC5"]]}], "label": "Topic 48", "method": "update"}, {"args": [{"marker.color": [["#B0BEC5", "#B0BEC5", "#B0BEC5", "#B0BEC5", "#B0BEC5", "#B0BEC5", "#B0BEC5", "#B0BEC5", "#B0BEC5", "#B0BEC5", "#B0BEC5", "#B0BEC5", "#B0BEC5", "#B0BEC5", "#B0BEC5", "#B0BEC5", "#B0BEC5", "#B0BEC5", "#B0BEC5", "#B0BEC5", "#B0BEC5", "#B0BEC5", "#B0BEC5", "#B0BEC5", "#B0BEC5", "#B0BEC5", "#B0BEC5", "#B0BEC5", "#B0BEC5", "#B0BEC5", "#B0BEC5", "#B0BEC5", "#B0BEC5", "#B0BEC5", "#B0BEC5", "#B0BEC5", "#B0BEC5", "#B0BEC5", "#B0BEC5", "#B0BEC5", "#B0BEC5", "#B0BEC5", "#B0BEC5", "#B0BEC5", "#B0BEC5", "#B0BEC5", "#B0BEC5", "#B0BEC5", "#B0BEC5", "red"]]}], "label": "Topic 49", "method": "update"}]}], "title": {"font": {"color": "Black", "size": 22}, "text": "<b>Intertopic Distance Map</b>", "x": 0.5, "xanchor": "center", "y": 0.95, "yanchor": "top"}, "width": 650, "xaxis": {"anchor": "y", "domain": [0, 1], "range": [-12.77, 32.36], "title": {"text": ""}, "visible": false}, "yaxis": {"anchor": "x", "domain": [0, 1], "range": [-7.784, 22.6], "title": {"text": ""}, "visible": false}}}
